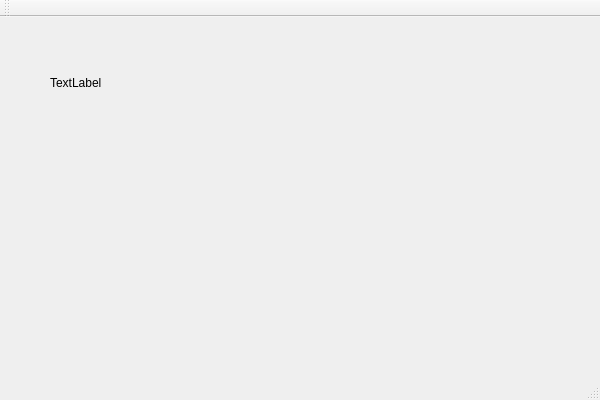
<?xml version="1.0" encoding="UTF-8"?>
<ui version="4.0">
 <class>MainWindowClass</class>
 <widget class="QMainWindow" name="MainWindowClass">
  <property name="geometry">
   <rect>
    <x>0</x>
    <y>0</y>
    <width>600</width>
    <height>400</height>
   </rect>
  </property>
  <property name="windowTitle">
   <string>MainWindow</string>
  </property>
  <widget class="QWidget" name="centralWidget">
   <widget class="QLabel" name="label">
    <property name="geometry">
     <rect>
      <x>50</x>
      <y>40</y>
      <width>101</width>
      <height>51</height>
     </rect>
    </property>
    <property name="text">
     <string>TextLabel</string>
    </property>
   </widget>
  </widget>
  <widget class="QMenuBar" name="menuBar">
   <property name="geometry">
    <rect>
     <x>0</x>
     <y>0</y>
     <width>600</width>
     <height>26</height>
    </rect>
   </property>
  </widget>
  <widget class="QToolBar" name="mainToolBar">
   <attribute name="toolBarArea">
    <enum>TopToolBarArea</enum>
   </attribute>
   <attribute name="toolBarBreak">
    <bool>false</bool>
   </attribute>
  </widget>
  <widget class="QStatusBar" name="statusBar"/>
 </widget>
 <layoutdefault spacing="6" margin="11"/>
 <resources>
  <include location="mainwindow.qrc"/>
 </resources>
 <connections/>
</ui>
